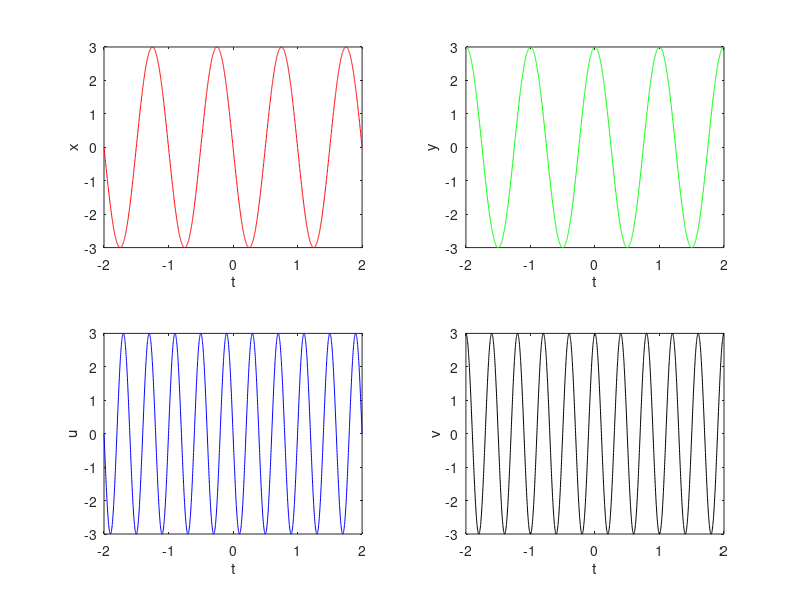

The MATLAB source for this figure:

t = [-2:0.002:2];
x = 3 * sin(-2 * pi * t);
y = 3 * cos(-2 * pi * t);
u = 3 * sin(-5 * pi * t);
v = 3 * cos(-5 * pi * t);

subplot(2, 2, 1), plot(t, x, 'r');
xlabel('t'), ylabel('x');

subplot(2, 2, 2), plot(t, y, 'g');
xlabel('t'), ylabel('y');

subplot(2, 2, 3), plot(t, u, 'b');
xlabel('t'), ylabel('u');

subplot(2, 2, 4), plot(t, v, 'k');
xlabel('t'), ylabel('v');
